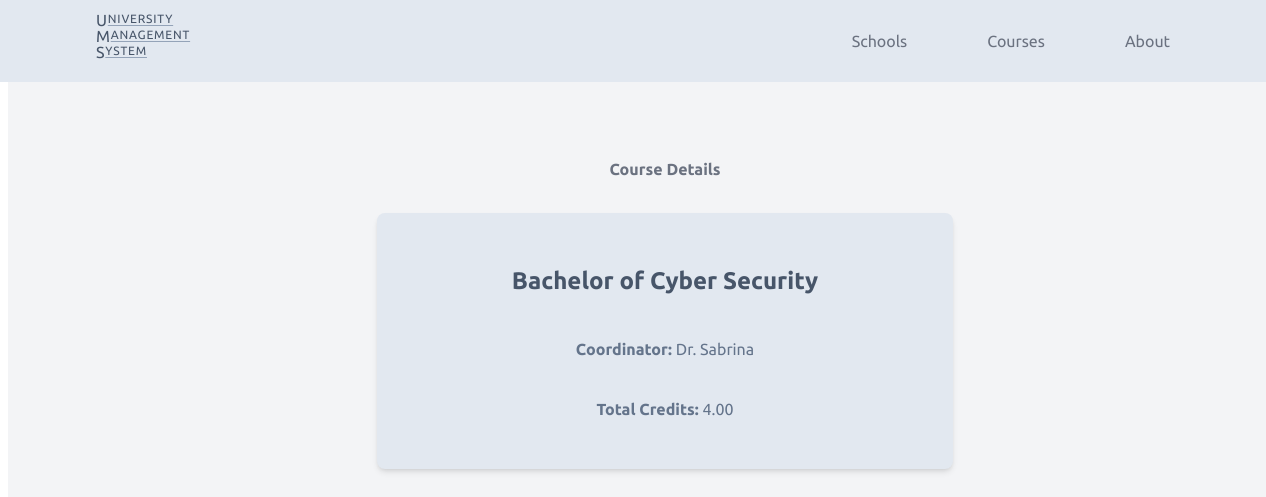
/courses/4, run on the app's committed database.
### courses/models.py (models this page shows)
class Course(models.Model):
    name = models.CharField(max_length=255)
    coordinator = models.CharField(max_length=255)
    total_credits = models.DecimalField(max_digits=6, decimal_places=3)
    school = models.ForeignKey(School, on_delete=models.CASCADE, related_name='courses')

### courses/views.py (the view)
# urls.py: path('<int:id>', views.show, name='courses.show'),
def show(request, id):
    course = get_object_or_404(Course, id=id)
    context = {
        "course": course,
    }
    return render(request, 'courses/show.html', context)

### courses/templates/courses/show.html
{% extends 'common/base.html' %}
{% block content %}
    <div class="content-root">
        <div class="content-container">
            <h4>Course Details</h4>
            <section class="details-card">
                <h2 class="details-card-title">{{ course.name }}</h2>
                <p class="details-card-subtitle"><b>Coordinator:</b> {{ course.coordinator }}</p>
                <p class="details-card-subtitle"><b>Total Credits:</b> {{ course.total_credits|floatformat:2 }}</p>
            </section>
        </div>
    </div>
{% endblock %}

### core/templates/common/base.html (style rules this page uses)
body, a { text-decoration-line: none; font-family: "Ubuntu", sans-serif; }
.content-root { padding: 8rem 2rem; width: 100%; min-height: 100vh; background-color: rgb(243 244 246); }
.content-container { max-width: 36rem; margin-left: auto; margin-right: auto; }
h2 { font-size: 1.5rem; line-height: 2rem; text-align: center; color: rgb(31 41 55); }
h4 { font-size: 1rem; line-height: 1.5rem; text-align: center; color: rgb(107 114 128); }
.details-card { border-radius: 0.5rem; box-shadow: 0 4px 6px -1px rgb(0 0 0 / 0.1), 0 2px 4px -2px rgb(0 0 0 / 0.1); margin-top: 2rem; padding: 2rem; display: flex; flex-direction: column; row-gap: 1rem; background-color: rgb(226 232 240); text-align: center; }
.details-card-title { color: rgb(71 85 105); }
.details-card-subtitle { margin-top: 0.25rem; font-size: 1rem; line-height: 1.5rem; color: rgb(100 116 139); }

### data on the page
Course: name "Bachelor of Cyber Security", coordinator "Dr. Sabrina", total_credits "4.00"
